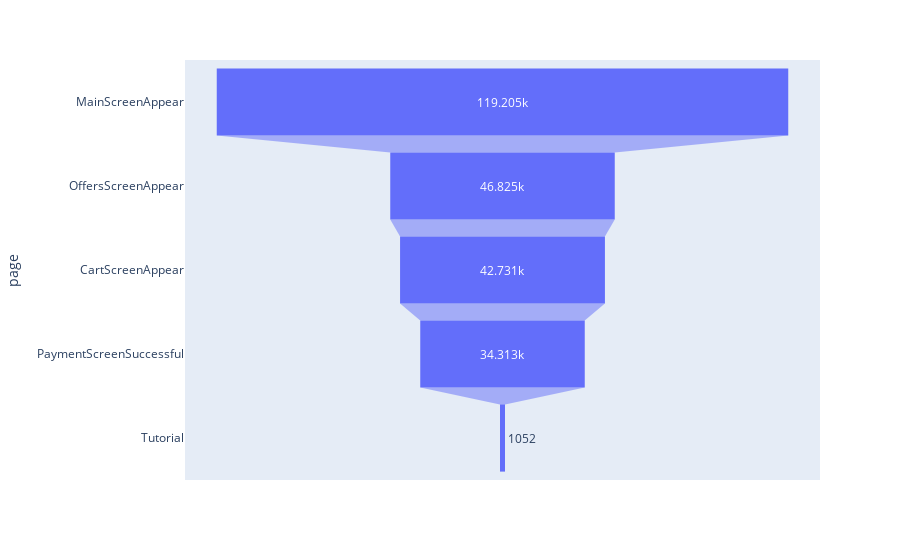

The cell this chart's notebook holds for it:
### Markdown cell above
# Постройте воронку из библиотеки Plotly (Funnel), которая будет описывать количество посещений в каждую таблицу

### Code cell
# использую таблицу созданную в предыдущем задании, чтобы на ее основе построить воронку


import plotly.express as px
# page_views = df.groupby('EventName').agg({'DeviceIDHash': 'count'}).reset_index().sort_values(by='DeviceIDHash', ascending=False)
data = dict(
    page=page_views['EventName'],
    amount=page_views['DeviceIDHash'])
fig = px.funnel(data, x='amount', y='page')
fig.show()

### Figure 1 — Plotly figure (JSON) as saved in the notebook; plotly's stock layout.template omitted (floating-point values rounded to 4 significant figures)
{"data": [{"hovertemplate": "amount=%{x}<br>page=%{y}<extra></extra>", "legendgroup": "", "marker": {"color": "#636efa"}, "name": "", "orientation": "h", "showlegend": false, "type": "funnel", "x": [119205, 46825, 42731, 34313, 1052], "xaxis": "x", "y": ["MainScreenAppear", "OffersScreenAppear", "CartScreenAppear", "PaymentScreenSuccessful", "Tutorial"], "yaxis": "y"}], "layout": {"autosize": true, "legend": {"tracegroupgap": 0}, "margin": {"t": 60}, "xaxis": {"anchor": "y", "autorange": true, "domain": [0, 1], "range": [-66225, 66225], "title": {"text": "amount"}, "type": "linear"}, "yaxis": {"anchor": "x", "autorange": true, "domain": [0, 1], "range": [4.5, -0.5], "title": {"text": "page"}, "type": "category"}}}
